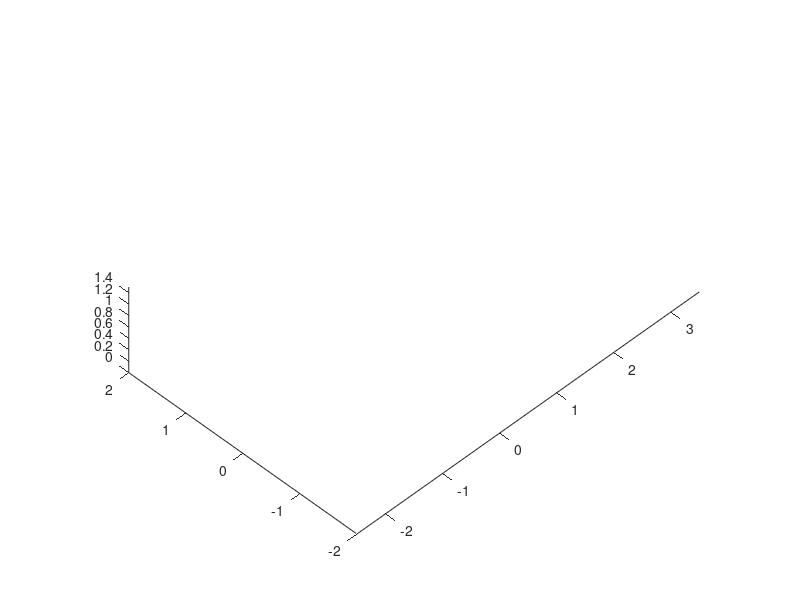

Recreate this plot in MATLAB. (Note: this script raises an error after producing the figure.)
clear;
clf;
clc;
%% Load pre-existing mat files
% Specify the name of the specific .mat file you're looking for (purely for debugging)
spawnFileName = 'spawnData.mat';
if exist(spawnFileName,'file') == 2
    % The file does exist
    disp(['The file ', spawnFileName, ' was found in the current directory.']);
    prompt = "Do you want to keep this file? Y/N [Y]: ";
    txt = input(prompt,"s");
    if isempty(txt)
        txt = 'Y';
    end
    if txt == 'N'
        delete spawnData.mat
    end
end

%% Initialise variables and axis
Pulse75TR(1) = 0;
Pulse75TR(2) = 0;
Pulse75TR(3) = 0;
steps = 50; %interpolation steps for animation

view(-45,45)
hold on
axis equal
workspace = [-2.5, 3.5, -2, 2, 0, 1.5];
axis(workspace);
if isempty(findobj(get(gca,'Children'),'Type','Light'))
    camlight
end

%% Initialise poses for manipulatable objects
pencilPose{1} = transl(Pulse75TR(1)-0.57,Pulse75TR(2)+0.2,Pulse75TR(3)+0.2);
penPose{1} = transl(Pulse75TR(1)-0.54,Pulse75TR(2)+0.2,Pulse75TR(3)+0);
rulerPose{1} = transl(Pulse75TR(1)-0.70,Pulse75TR(2)+0.35,Pulse75TR(3)+0);
calcPose{1} = transl(Pulse75TR(1)-0.55,Pulse75TR(2)+0.35,Pulse75TR(3)+0);
eraserPose{1} = transl(Pulse75TR(1)-0.45,Pulse75TR(2)+0.35,Pulse75TR(3)+0);
compassPose{1} = transl(Pulse75TR(1)-0.55,Pulse75TR(2)+0.25,Pulse75TR(3)+0);
bookChemPose{1} = transl(Pulse75TR(1)-0.25,Pulse75TR(2)+0.3,Pulse75TR(3)+0)*trotz(3*pi/2);
bookMathPose{1} = transl(Pulse75TR(1)+0,Pulse75TR(2)+0.3,Pulse75TR(3)+0)*trotz(3*pi/2);
bookEngPose{1} = transl(Pulse75TR(1)+0.25,Pulse75TR(2)+0.3,Pulse75TR(3)+0)*trotz(3*pi/2);
keyboardPose{1} = transl(Pulse75TR(1)+0.6,Pulse75TR(2)+0,Pulse75TR(3)+0);
mousePose{1} = transl(Pulse75TR(1)+0.5,Pulse75TR(2)+0.25,Pulse75TR(3)+0);
ps5ControllerPose{1} = transl(Pulse75TR(1)+0.7,Pulse75TR(2)+0.25,Pulse75TR(3)+0);

pencilFinalPose{1} = transl(Pulse75TR(1)-0.37,Pulse75TR(2)-0.35,Pulse75TR(3)+0.2);
penFinalPose{1} = transl(Pulse75TR(1)-0.75,Pulse75TR(2)-0.35,Pulse75TR(3)+0);
rulerFinalPose{1} = transl(Pulse75TR(1)-0.70,Pulse75TR(2)-0.35,Pulse75TR(3)+0);
calcFinalPose{1} = transl(Pulse75TR(1)-0.55,Pulse75TR(2)-0.35,Pulse75TR(3)+0);
eraserFinalPose{1} = transl(Pulse75TR(1)-0.45,Pulse75TR(2)-0.35,Pulse75TR(3)+0);
compassFinalPose{1} = transl(Pulse75TR(1)-0.55,Pulse75TR(2)-0.25,Pulse75TR(3)+0);
bookChemFinalPose{1} = transl(Pulse75TR(1)-0.25,Pulse75TR(2)-0.3,Pulse75TR(3)+0)*trotz(3*pi/2);
bookMathFinalPose{1} = transl(Pulse75TR(1)+0,Pulse75TR(2)-0.3,Pulse75TR(3)+0)*trotz(3*pi/2);
bookEngFinalPose{1} = transl(Pulse75TR(1)+0.25,Pulse75TR(2)-0.3,Pulse75TR(3)+0)*trotz(3*pi/2);
keyboardFinalPose{1} = transl(Pulse75TR(1)-0.6,Pulse75TR(2)-0,Pulse75TR(3)+0);
mouseFinalPose{1} = transl(Pulse75TR(1)+0.5,Pulse75TR(2)-0.25,Pulse75TR(3)+0);
ps5ControllerFinalPose{1} = transl(Pulse75TR(1)+0.7,Pulse75TR(2)-0.25,Pulse75TR(3)+0);

%% Spawn in robot objects
% First check to see if there is existing mat file
if exist(spawnFileName,'file') == 2
    load spawnData.mat % Load pre-existing objects
    % plots the objects (with no colour, PURELY FOR DEBUGGING PURPOSES)
    plot3d(pencilObj.robotModel{1},0,'workspace',workspace,'view',[30,30],'delay',0,'noarrow','nowrist','notiles');
    plot3d(penObj.robotModel{1},0,'workspace',workspace,'view',[30,30],'delay',0,'noarrow','nowrist','notiles');
    plot3d(rulerObj.robotModel{1},0,'workspace',workspace,'view',[30,30],'delay',0,'noarrow','nowrist','notiles');
    plot3d(calcObj.robotModel{1},0,'workspace',workspace,'view',[30,30],'delay',0,'noarrow','nowrist','notiles');
    plot3d(eraserObj.robotModel{1},0,'workspace',workspace,'view',[30,30],'delay',0,'noarrow','nowrist','notiles');
    plot3d(chemBookObj.robotModel{1},0,'workspace',workspace,'view',[30,30],'delay',0,'noarrow','nowrist','notiles');
    plot3d(mathBookObj.robotModel{1},0,'workspace',workspace,'view',[30,30],'delay',0,'noarrow','nowrist','notiles');
    plot3d(engBookObj.robotModel{1},0,'workspace',workspace,'view',[30,30],'delay',0,'noarrow','nowrist','notiles');
    plot3d(compassObj.robotModel{1},0,'workspace',workspace,'view',[30,30],'delay',0,'noarrow','nowrist','notiles');
    plot3d(keyboardObj.robotModel{1},0,'workspace',workspace,'view',[30,30],'delay',0,'noarrow','nowrist','notiles');
    plot3d(mouseObj.robotModel{1},0,'workspace',workspace,'view',[30,30],'delay',0,'noarrow','nowrist','notiles');
    plot3d(ps5ControllerObj.robotModel{1},0,'workspace',workspace,'view',[30,30],'delay',0,'noarrow','nowrist','notiles');
else
    pencilObj = RobotSpawn('Pencil',1,pencilPose);
    penObj = RobotSpawn('Pen',1,penPose);
    rulerObj = RobotSpawn('Ruler',1,rulerPose);
    calcObj = RobotSpawn('Calculator',1,calcPose);
    eraserObj = RobotSpawn('Eraser',1,eraserPose);
    chemBookObj = RobotSpawn('BookChem',1,bookChemPose);
    mathBookObj = RobotSpawn('BookMath',1,bookMathPose);
    engBookObj = RobotSpawn('BookEng',1,bookEngPose);
    compassObj = RobotSpawn('Compass',1,compassPose);
    keyboardObj = RobotSpawn('Keyboard',1,keyboardPose);
    mouseObj = RobotSpawn('Mouse',1,mousePose);
    ps5ControllerObj = RobotSpawn('PS5_Controller',1,ps5ControllerPose);
    save spawnData.mat pencilObj penObj rulerObj calcObj eraserObj chemBookObj mathBookObj engBookObj compassObj keyboardObj mouseObj ps5ControllerObj
end

%% Spawn in custom robot
basePulse75 = transl(Pulse75TR);
r = Pulse75(basePulse75);

%% Animate using RMRC

% pencilInitialQ = [0    0.8836   -0.8378    1.7453   -2.4544   -1.5217         0]; % From teach pendant manual movement (eyeballing)
pencilInitialQ = zeros(1,r.model.n);
animateRMRC(r,pencilObj,pencilPose{1},pencilFinalPose{1},pencilInitialQ)

%% Find q values of all object poses
% qMatrixPencilInitial = RobotIK(r,pencilPose);
% qMatrixPencilFinal = RobotIK(r,pencilFinalPose);
% 
% qMatrixPenInitial = RobotIK(r,penPose);
% qMatrixPenFinal = RobotIK(r,penFinalPose);

% qMatrixPencilInitial = RobotIK(r,pencilPose);
% qMatrixPencilFinal = RobotIK(r,pencilFinalPose);
% 
% qMatrixRulerInitial = RobotIK(r,pencilPose);
% qMatrixRulerFinal = RobotIK(r,pencilFinalPose);
% 
% qMatrixCalcInitial = RobotIK(r,pencilPose);
% qMatrixCalcFinal = RobotIK(r,pencilFinalPose);
% 
% qMatrixEraserInitial = RobotIK(r,pencilPose);
% qMatrixEraserFinal = RobotIK(r,pencilFinalPose);

%% Interpolate and animate the joint values
% AnimateBricks(r,qMatrixPencilInitial,qMatrixPencilFinal,pencilObj,steps);
% AnimateBricks(r,qMatrixPenInitial,qMatrixPenFinal,penObj,steps);


%% Inverse kinematics function
function qMatrix = RobotIK(robot, Pose)
objNo = numel(Pose);
qMatrix = cell(1,objNo);
% tr = zeros(4,4,robot.model.n+1);
for i = 1:objNo
    endEffectorPose = Pose{i}; %* transl(0, 0, -0.10);
    qMatrix{i} = robot.model.ikcon(endEffectorPose);

    % % 2.4: Get the transform of every joint (i.e. start and end of every link)
    % tr(:,:,1) = robot.model.base;
    % L = robot.model.links;
    % for j = 1 : robot.model.n
    %     tr(:,:,j+1) = tr(:,:,j) * trotz(qMatrix{i}(1,j)+L(j).offset) * transl(0,0,L(j).d) * transl(L(j).a,0,0) * trotx(L(j).alpha);
    % end
    % if tr(3,4,2) < 0.3
    %     qMatrix{i}(1,2) = -qMatrix{i}(1,2);
    % end
    
end
end

%% Animate ikine
function AnimateBricks(robot,qMatrixInitial,qMatrixFinal,obj,steps)

% Set up variables
noPose = numel(qMatrixInitial);

% Animation for loop for moving each initial and final poses for each brick
for i = 1:noPose

    % Animate the robot going to the initial brick (i) position
    q1 = robot.model.getpos();
    q1 = jtraj(q1,qMatrixInitial{i},steps); % Minimum jerk trajectory, which takes the form of a quintic polynominal

    for j = 1:length(q1)
        robot.model.animate(q1(j,:));
        drawnow();
    end

    % Display current progress and difference between initial brick pose and initial calculated pose
    q1 = robot.model.getpos();
    pause(0.25);
    % Animate the robot going to the final brick (i) position
    q2 = jtraj(q1,qMatrixFinal{i},steps); % Minimum jerk trajectory, which takes the form of a quintic polynominal
    for k = 1:length(q2)
        robot.model.animate(q2(k,:));
        endEffectorPose = robot.model.fkine(robot.model.getpos());

        % While the robot is moving, animate the brick movement
        obj.robotModel{i}.base = endEffectorPose.T; %* transl(0,0,0.10);
        obj.robotModel{i}.animate(0);
        drawnow();
    end
end
end